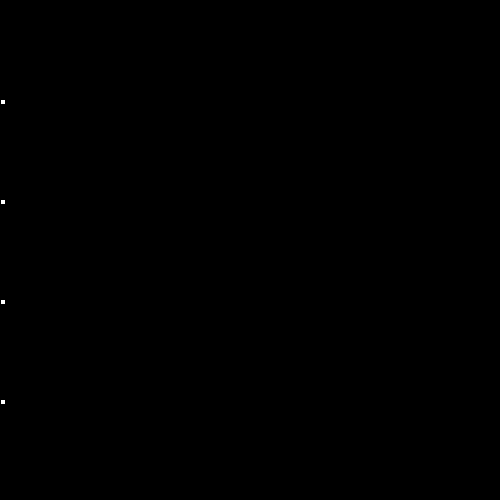
Frame 1 (no input)
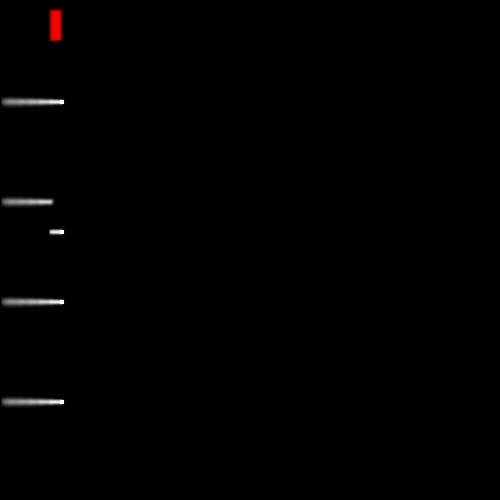
Frame 60 (the mouse pressed at the canvas centre just before this capture)
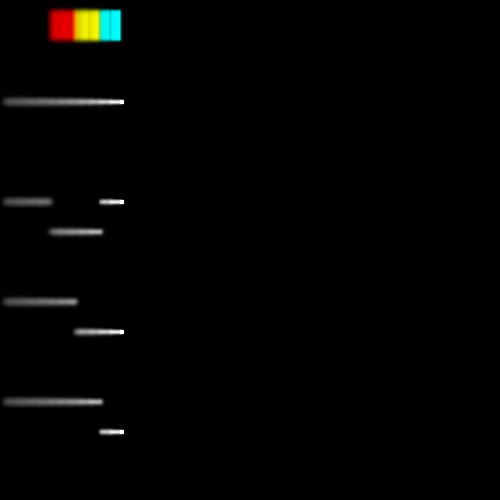
Frame 120 (the mouse held since frame 60 and released just before this capture)

The Processing sketch that drew these frames (run headless with seeded random() and noise(); from frame 60 on, the mouse is pressed at the canvas centre):

// Processing sketch: modulo
// ── modulo.pde
void setup() {
    clear();
    size(500,500);
    background(0);
}

void draw() {

    stroke(frameCount / 50% 2 * 30 * 100, frameCount / 75 % 2 * 30 * 100, frameCount / 100 % 2 * 30 * 100);
    line(frameCount % width, 10, frameCount % width, 40);

    
    //istedet for background
    noStroke();
    blurCanvas();
    
    //firkant tegnes nu, og der kommer et "trace"  
    fill(255);
    rect(frameCount % width,100,4,4);
    
    fill(255);
    rect(frameCount % width,200 + (frameCount / 50 % 2 * 30),4,4);

    fill(255);
    rect(frameCount % width,300 + (frameCount / 75 % 2 * 30),4,4);

    fill(255);
    rect(frameCount % width,400 + (frameCount / 100 % 2 * 30),4,4);
}

void blurCanvas() {
    if (frameCount % 10 != 0) {
        return;
    }
    loadPixels();
    // Loop through every pixel and set the color of that pixel to the average color of the surrounding pixels.
    for (int x = 1; x < width-1; x++) {
        for (int y = 1; y < height-1; y++ ) {
            float sumRed = 0;
            float sumGreen = 0;
            float sumBlue = 0;
            for (int xoffset = -1; xoffset <= 1; xoffset++) {
                for (int yoffset = -1; yoffset <= 1; yoffset++) {
                    int xpos = x + xoffset;
                    int ypos = y + yoffset;
                    int loc = xpos + ypos * width;
                    color c = pixels[loc];
                    sumRed += red(c);
                    sumGreen += green(c);
                    sumBlue += blue(c);
                }
            }
            int loc = x + y * width;
            color c = color(sumRed/9, sumGreen/9, sumBlue/9);
            //slightly darken all pixels
            c = color(red(c) * 0.999, green(c) * 0.999, blue(c) * 0.999);
            pixels[loc] = c;
        }
    }
    updatePixels();
}
